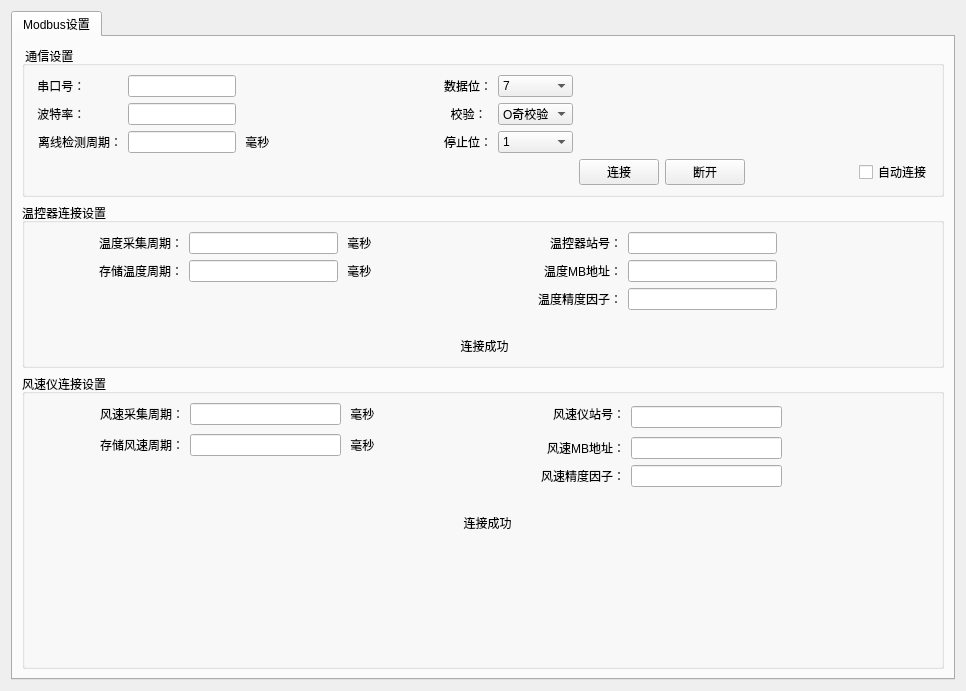
      <widget class="QWidget" name="page_tc">
       <layout class="QGridLayout" name="gridLayout_4">
        <item row="0" column="0">
         <widget class="QTabWidget" name="tabWidgetTc">
          <property name="currentIndex">
           <number>0</number>
          </property>
          <widget class="QWidget" name="tab_tc">
           <attribute name="title">
            <string>Modbus设置</string>
           </attribute>
           <layout class="QGridLayout" name="gridLayout_47">
            <item row="0" column="0">
             <widget class="QGroupBox" name="groupBox_13">
              <property name="title">
               <string> 通信设置</string>
              </property>
              <layout class="QGridLayout" name="gridLayout_29">
               <item row="0" column="0">
                <widget class="QLabel" name="label_38">
                 <property name="text">
                  <string> 串口号：</string>
                 </property>
                </widget>
               </item>
               <item row="0" column="1">
                <widget class="QLineEdit" name="leTcComPort"/>
               </item>
               <item row="0" column="4">
                <widget class="QLabel" name="label_40">
                 <property name="text">
                  <string>数据位：</string>
                 </property>
                </widget>
               </item>
               <item row="0" column="5">
                <widget class="QComboBox" name="cbMbDataBits">
                 <item>
                  <property name="text">
                   <string>7</string>
                  </property>
                 </item>
                 <item>
                  <property name="text">
                   <string>8</string>
                  </property>
                 </item>
                </widget>
               </item>
               <item row="0" column="6" colspan="3">
                <spacer name="horizontalSpacer_28">
                 <property name="orientation">
                  <enum>Qt::Horizontal</enum>
                 </property>
                 <property name="sizeHint" stdset="0">
                  <size>
                   <width>274</width>
                   <height>20</height>
                  </size>
                 </property>
                </spacer>
               </item>
               <item row="1" column="0">
                <widget class="QLabel" name="label_39">
                 <property name="text">
                  <string> 波特率：</string>
                 </property>
                </widget>
               </item>
               <item row="1" column="1">
                <widget class="QLineEdit" name="leTcBdrate"/>
               </item>
               <item row="1" column="4">
                <widget class="QLabel" name="label_41">
                 <property name="text">
                  <string>  校验：</string>
                 </property>
                </widget>
               </item>
               <item row="1" column="5">
                <widget class="QComboBox" name="cbMbCrc">
                 <item>
                  <property name="text">
                   <string>O奇校验</string>
                  </property>
                 </item>
                 <item>
                  <property name="text">
                   <string>E偶校验</string>
                  </property>
                 </item>
                 <item>
                  <property name="text">
                   <string>N无校验</string>
                  </property>
                 </item>
                </widget>
               </item>
               <item row="1" column="6" colspan="3">
                <spacer name="horizontalSpacer_29">
                 <property name="orientation">
                  <enum>Qt::Horizontal</enum>
                 </property>
                 <property name="sizeHint" stdset="0">
                  <size>
                   <width>274</width>
                   <height>20</height>
                  </size>
                 </property>
                </spacer>
               </item>
               <item row="2" column="0">
                <widget class="QLabel" name="label_43">
                 <property name="text">
                  <string> 离线检测周期：</string>
                 </property>
                 <property name="alignment">
                  <set>Qt::AlignRight|Qt::AlignTrailing|Qt::AlignVCenter</set>
                 </property>
                </widget>
               </item>
               <item row="2" column="1">
                <widget class="QLineEdit" name="leTcTimeOut"/>
               </item>
               <item row="2" column="2">
                <widget class="QLabel" name="label_54">
                 <property name="text">
                  <string> 毫秒</string>
                 </property>
                </widget>
               </item>
               <item row="2" column="3">
                <spacer name="horizontalSpacer_36">
                 <property name="orientation">
                  <enum>Qt::Horizontal</enum>
                 </property>
                 <property name="sizeHint" stdset="0">
                  <size>
                   <width>162</width>
                   <height>20</height>
                  </size>
                 </property>
                </spacer>
               </item>
               <item row="2" column="4">
                <widget class="QLabel" name="label_42">
                 <property name="text">
                  <string>停止位：</string>
                 </property>
                </widget>
               </item>
               <item row="2" column="5">
                <widget class="QComboBox" name="cbMbStopBits">
                 <item>
                  <property name="text">
                   <string>1</string>
                  </property>
                 </item>
                 <item>
                  <property name="text">
                   <string>2</string>
                  </property>
                 </item>
                </widget>
               </item>
               <item row="2" column="6" colspan="3">
                <spacer name="horizontalSpacer_30">
                 <property name="orientation">
                  <enum>Qt::Horizontal</enum>
                 </property>
                 <property name="sizeHint" stdset="0">
                  <size>
                   <width>274</width>
                   <height>20</height>
                  </size>
                 </property>
                </spacer>
               </item>
               <item row="3" column="0" colspan="4">
                <spacer name="horizontalSpacer_31">
                 <property name="orientation">
                  <enum>Qt::Horizontal</enum>
                 </property>
                 <property name="sizeHint" stdset="0">
                  <size>
                   <width>314</width>
                   <height>20</height>
                  </size>
                 </property>
                </spacer>
               </item>
               <item row="3" column="6">
                <widget class="QPushButton" name="btConnectTc">
                 <property name="text">
                  <string>连接</string>
                 </property>
                </widget>
               </item>
               <item row="3" column="7">
                <widget class="QPushButton" name="btDisconnectTc">
                 <property name="text">
                  <string>断开</string>
                 </property>
                </widget>
               </item>
               <item row="3" column="8">
                <spacer name="horizontalSpacer_32">
                 <property name="orientation">
                  <enum>Qt::Horizontal</enum>
                 </property>
                 <property name="sizeHint" stdset="0">
                  <size>
                   <width>35</width>
                   <height>20</height>
                  </size>
                 </property>
                </spacer>
               </item>
               <item row="3" column="9">
                <widget class="QCheckBox" name="chbTcConectAuto">
                 <property name="text">
                  <string>自动连接</string>
                 </property>
                </widget>
               </item>
              </layout>
             </widget>
            </item>
            <item row="1" column="0">
             <widget class="QGroupBox" name="groupBox_14">
              <property name="title">
               <string>温控器连接设置</string>
              </property>
              <layout class="QGridLayout" name="gridLayout_28">
               <item row="0" column="0">
                <widget class="QLabel" name="label_44">
                 <property name="text">
                  <string> 温度采集周期：</string>
                 </property>
                 <property name="alignment">
                  <set>Qt::AlignRight|Qt::AlignTrailing|Qt::AlignVCenter</set>
                 </property>
                </widget>
               </item>
               <item row="0" column="1">
                <widget class="QLineEdit" name="leTcAdaptInterval"/>
               </item>
               <item row="0" column="2">
                <widget class="QLabel" name="label_51">
                 <property name="text">
                  <string> 毫秒</string>
                 </property>
                </widget>
               </item>
               <item row="0" column="3">
                <spacer name="horizontalSpacer_37">
                 <property name="orientation">
                  <enum>Qt::Horizontal</enum>
                 </property>
                 <property name="sizeHint" stdset="0">
                  <size>
                   <width>32</width>
                   <height>20</height>
                  </size>
                 </property>
                </spacer>
               </item>
               <item row="0" column="4">
                <widget class="QLabel" name="label_45">
                 <property name="text">
                  <string> 温控器站号：</string>
                 </property>
                 <property name="alignment">
                  <set>Qt::AlignRight|Qt::AlignTrailing|Qt::AlignVCenter</set>
                 </property>
                </widget>
               </item>
               <item row="0" column="5">
                <widget class="QLineEdit" name="leTcMbAddr"/>
               </item>
               <item row="0" column="6">
                <spacer name="horizontalSpacer_33">
                 <property name="orientation">
                  <enum>Qt::Horizontal</enum>
                 </property>
                 <property name="sizeHint" stdset="0">
                  <size>
                   <width>31</width>
                   <height>20</height>
                  </size>
                 </property>
                </spacer>
               </item>
               <item row="1" column="0">
                <widget class="QLabel" name="label_47">
                 <property name="text">
                  <string> 存储温度周期：</string>
                 </property>
                 <property name="alignment">
                  <set>Qt::AlignRight|Qt::AlignTrailing|Qt::AlignVCenter</set>
                 </property>
                </widget>
               </item>
               <item row="1" column="1">
                <widget class="QLineEdit" name="leTcSaveTempInterval"/>
               </item>
               <item row="1" column="2">
                <widget class="QLabel" name="label_52">
                 <property name="text">
                  <string> 毫秒</string>
                 </property>
                </widget>
               </item>
               <item row="1" column="3">
                <spacer name="horizontalSpacer_38">
                 <property name="orientation">
                  <enum>Qt::Horizontal</enum>
                 </property>
                 <property name="sizeHint" stdset="0">
                  <size>
                   <width>32</width>
                   <height>20</height>
                  </size>
                 </property>
                </spacer>
               </item>
               <item row="1" column="4">
                <widget class="QLabel" name="label_46">
                 <property name="text">
                  <string>温度MB地址：</string>
                 </property>
                 <property name="alignment">
                  <set>Qt::AlignRight|Qt::AlignTrailing|Qt::AlignVCenter</set>
                 </property>
                </widget>
               </item>
               <item row="1" column="5">
                <widget class="QLineEdit" name="leTempMbAddr"/>
               </item>
               <item row="1" column="6">
                <spacer name="horizontalSpacer_34">
                 <property name="orientation">
                  <enum>Qt::Horizontal</enum>
                 </property>
                 <property name="sizeHint" stdset="0">
                  <size>
                   <width>31</width>
                   <height>20</height>
                  </size>
                 </property>
                </spacer>
               </item>
               <item row="2" column="4">
                <widget class="QLabel" name="label_49">
                 <property name="text">
                  <string> 温度精度因子：</string>
                 </property>
                 <property name="alignment">
                  <set>Qt::AlignRight|Qt::AlignTrailing|Qt::AlignVCenter</set>
                 </property>
                </widget>
               </item>
               <item row="2" column="5">
                <widget class="QLineEdit" name="leTempFactor"/>
               </item>
               <item row="2" column="6">
                <spacer name="horizontalSpacer_35">
                 <property name="orientation">
                  <enum>Qt::Horizontal</enum>
                 </property>
                 <property name="sizeHint" stdset="0">
                  <size>
                   <width>31</width>
                   <height>20</height>
                  </size>
                 </property>
                </spacer>
               </item>
               <item row="3" column="0" colspan="7">
                <spacer name="horizontalSpacer_41">
                 <property name="orientation">
                  <enum>Qt::Horizontal</enum>
                 </property>
                 <property name="sizeHint" stdset="0">
                  <size>
                   <width>294</width>
                   <height>20</height>
                  </size>
                 </property>
                </spacer>
               </item>
               <item row="4" column="0">
                <spacer name="horizontalSpacer_39">
                 <property name="orientation">
                  <enum>Qt::Horizontal</enum>
                 </property>
                 <property name="sizeHint" stdset="0">
                  <size>
                   <width>87</width>
                   <height>20</height>
                  </size>
                 </property>
                </spacer>
               </item>
               <item row="4" column="6">
                <spacer name="horizontalSpacer_40">
                 <property name="orientation">
                  <enum>Qt::Horizontal</enum>
                 </property>
                 <property name="sizeHint" stdset="0">
                  <size>
                   <width>31</width>
                   <height>20</height>
                  </size>
                 </property>
                </spacer>
               </item>
               <item row="4" column="1" colspan="5">
                <widget class="QLabel" name="lbTcConnectStatus">
                 <property name="text">
                  <string> 连接成功</string>
                 </property>
                 <property name="alignment">
                  <set>Qt::AlignCenter</set>
                 </property>
                </widget>
               </item>
              </layout>
             </widget>
            </item>
            <item row="2" column="0">
             <widget class="QGroupBox" name="groupBox_21">
              <property name="title">
               <string>风速仪连接设置</string>
              </property>
              <layout class="QGridLayout" name="gridLayout_30">
               <item row="0" column="0">
                <widget class="QLabel" name="label_154">
                 <property name="text">
                  <string> 风速采集周期：</string>
                 </property>
                 <property name="alignment">
                  <set>Qt::AlignRight|Qt::AlignTrailing|Qt::AlignVCenter</set>
                 </property>
                </widget>
               </item>
               <item row="0" column="1">
                <widget class="QLineEdit" name="leFsAdaptInterval"/>
               </item>
               <item row="0" column="3">
                <spacer name="horizontalSpacer_69">
                 <property name="orientation">
                  <enum>Qt::Horizontal</enum>
                 </property>
                 <property name="sizeHint" stdset="0">
                  <size>
                   <width>32</width>
                   <height>20</height>
                  </size>
                 </property>
                </spacer>
               </item>
               <item row="0" column="5" rowspan="2">
                <widget class="QLineEdit" name="leFsMbAddr"/>
               </item>
               <item row="0" column="6" rowspan="2">
                <spacer name="horizontalSpacer_68">
                 <property name="orientation">
                  <enum>Qt::Horizontal</enum>
                 </property>
                 <property name="sizeHint" stdset="0">
                  <size>
                   <width>31</width>
                   <height>20</height>
                  </size>
                 </property>
                </spacer>
               </item>
               <item row="0" column="4">
                <widget class="QLabel" name="label_153">
                 <property name="text">
                  <string> 风速仪站号：</string>
                 </property>
                 <property name="alignment">
                  <set>Qt::AlignRight|Qt::AlignTrailing|Qt::AlignVCenter</set>
                 </property>
                </widget>
               </item>
               <item row="0" column="2">
                <widget class="QLabel" name="label_155">
                 <property name="text">
                  <string> 毫秒</string>
                 </property>
                </widget>
               </item>
               <item row="1" column="0" rowspan="2">
                <widget class="QLabel" name="label_157">
                 <property name="text">
                  <string> 存储风速周期：</string>
                 </property>
                 <property name="alignment">
                  <set>Qt::AlignRight|Qt::AlignTrailing|Qt::AlignVCenter</set>
                 </property>
                </widget>
               </item>
               <item row="3" column="5">
                <widget class="QLineEdit" name="leFsFactor"/>
               </item>
               <item row="2" column="6">
                <spacer name="horizontalSpacer_70">
                 <property name="orientation">
                  <enum>Qt::Horizontal</enum>
                 </property>
                 <property name="sizeHint" stdset="0">
                  <size>
                   <width>31</width>
                   <height>20</height>
                  </size>
                 </property>
                </spacer>
               </item>
               <item row="5" column="6">
                <spacer name="horizontalSpacer_74">
                 <property name="orientation">
                  <enum>Qt::Horizontal</enum>
                 </property>
                 <property name="sizeHint" stdset="0">
                  <size>
                   <width>31</width>
                   <height>20</height>
                  </size>
                 </property>
                </spacer>
               </item>
               <item row="6" column="3">
                <spacer name="verticalSpacer_9">
                 <property name="orientation">
                  <enum>Qt::Vertical</enum>
                 </property>
                 <property name="sizeHint" stdset="0">
                  <size>
                   <width>20</width>
                   <height>122</height>
                  </size>
                 </property>
                </spacer>
               </item>
               <item row="4" column="0" colspan="2">
                <spacer name="horizontalSpacer_75">
                 <property name="orientation">
                  <enum>Qt::Horizontal</enum>
                 </property>
                 <property name="sizeHint" stdset="0">
                  <size>
                   <width>294</width>
                   <height>20</height>
                  </size>
                 </property>
                </spacer>
               </item>
               <item row="3" column="4">
                <widget class="QLabel" name="label_159">
                 <property name="text">
                  <string> 风速精度因子：</string>
                 </property>
                 <property name="alignment">
                  <set>Qt::AlignRight|Qt::AlignTrailing|Qt::AlignVCenter</set>
                 </property>
                </widget>
               </item>
               <item row="3" column="6">
                <spacer name="horizontalSpacer_72">
                 <property name="orientation">
                  <enum>Qt::Horizontal</enum>
                 </property>
                 <property name="sizeHint" stdset="0">
                  <size>
                   <width>31</width>
                   <height>20</height>
                  </size>
                 </property>
                </spacer>
               </item>
               <item row="1" column="1" rowspan="2">
                <widget class="QLineEdit" name="leFsSaveTempInterval"/>
               </item>
               <item row="2" column="4">
                <widget class="QLabel" name="label_156">
                 <property name="text">
                  <string>风速MB地址：</string>
                 </property>
                 <property name="alignment">
                  <set>Qt::AlignRight|Qt::AlignTrailing|Qt::AlignVCenter</set>
                 </property>
                </widget>
               </item>
               <item row="1" column="3" rowspan="2">
                <spacer name="horizontalSpacer_71">
                 <property name="orientation">
                  <enum>Qt::Horizontal</enum>
                 </property>
                 <property name="sizeHint" stdset="0">
                  <size>
                   <width>32</width>
                   <height>20</height>
                  </size>
                 </property>
                </spacer>
               </item>
               <item row="2" column="5">
                <widget class="QLineEdit" name="leFsMbSpdAddr"/>
               </item>
               <item row="1" column="2" rowspan="2">
                <widget class="QLabel" name="label_158">
                 <property name="text">
                  <string> 毫秒</string>
                 </property>
                </widget>
               </item>
               <item row="5" column="1" colspan="5">
                <widget class="QLabel" name="lbFsConnectStatus">
                 <property name="text">
                  <string> 连接成功</string>
                 </property>
                 <property name="alignment">
                  <set>Qt::AlignCenter</set>
                 </property>
                </widget>
               </item>
               <item row="5" column="0">
                <spacer name="horizontalSpacer_73">
                 <property name="orientation">
                  <enum>Qt::Horizontal</enum>
                 </property>
                 <property name="sizeHint" stdset="0">
                  <size>
                   <width>87</width>
                   <height>20</height>
                  </size>
                 </property>
                </spacer>
               </item>
              </layout>
             </widget>
            </item>
           </layout>
          </widget>
         </widget>
        </item>
       </layout>
      </widget>
